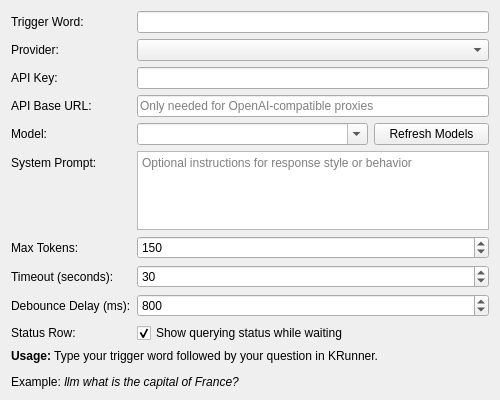
<?xml version="1.0" encoding="UTF-8"?>
<ui version="4.0">
 <class>LLMConfigWidget</class>
 <widget class="QWidget" name="LLMConfigWidget">
  <property name="geometry">
   <rect>
    <x>0</x>
    <y>0</y>
    <width>500</width>
    <height>400</height>
   </rect>
  </property>
  <layout class="QFormLayout" name="formLayout">
   <item row="0" column="0">
    <widget class="QLabel" name="triggerWordLabel">
     <property name="text">
      <string>Trigger Word:</string>
     </property>
    </widget>
   </item>
   <item row="0" column="1">
    <widget class="QLineEdit" name="triggerWordEdit">
     <property name="toolTip">
      <string>The word to trigger the LLM runner (e.g., 'llm')</string>
     </property>
    </widget>
   </item>
   <item row="1" column="0">
    <widget class="QLabel" name="providerLabel">
     <property name="text">
      <string>Provider:</string>
     </property>
    </widget>
   </item>
   <item row="1" column="1">
    <widget class="QComboBox" name="providerCombo">
     <property name="toolTip">
      <string>Select your LLM provider</string>
     </property>
    </widget>
   </item>
   <item row="2" column="0">
    <widget class="QLabel" name="apiKeyLabel">
     <property name="text">
      <string>API Key:</string>
     </property>
    </widget>
   </item>
   <item row="2" column="1">
    <widget class="QLineEdit" name="apiKeyEdit">
     <property name="echoMode">
      <enum>QLineEdit::Password</enum>
     </property>
     <property name="toolTip">
      <string>Your API key from the provider</string>
     </property>
    </widget>
   </item>
   <item row="3" column="0">
    <widget class="QLabel" name="apiBaseLabel">
     <property name="text">
      <string>API Base URL:</string>
     </property>
    </widget>
   </item>
   <item row="3" column="1">
    <widget class="QLineEdit" name="apiBaseEdit">
     <property name="placeholderText">
      <string>Only needed for OpenAI-compatible proxies</string>
     </property>
     <property name="toolTip">
      <string>Base URL for OpenAI-compatible APIs. Use the /v1 base URL or the full /v1/chat/completions endpoint.</string>
     </property>
    </widget>
   </item>
   <item row="4" column="0">
    <widget class="QLabel" name="modelLabel">
     <property name="text">
      <string>Model:</string>
     </property>
   </widget>
   </item>
   <item row="4" column="1">
    <layout class="QHBoxLayout" name="modelLayout">
     <item>
      <widget class="QComboBox" name="modelCombo">
       <property name="sizePolicy">
        <sizepolicy hsizetype="Expanding" vsizetype="Fixed">
         <horstretch>2</horstretch>
         <verstretch>0</verstretch>
        </sizepolicy>
       </property>
       <property name="editable">
        <bool>true</bool>
       </property>
       <property name="toolTip">
        <string>The model to use (e.g., gpt-4, claude-3-5-sonnet-20241022)</string>
       </property>
      </widget>
     </item>
     <item>
      <widget class="QPushButton" name="refreshModelsButton">
       <property name="sizePolicy">
        <sizepolicy hsizetype="Expanding" vsizetype="Fixed">
         <horstretch>1</horstretch>
         <verstretch>0</verstretch>
        </sizepolicy>
       </property>
       <property name="text">
        <string>Refresh Models</string>
       </property>
       <property name="toolTip">
        <string>Fetch models from supported providers</string>
       </property>
      </widget>
     </item>
    </layout>
   </item>
   <item row="5" column="0">
    <widget class="QLabel" name="systemPromptLabel">
     <property name="text">
      <string>System Prompt:</string>
     </property>
    </widget>
   </item>
   <item row="5" column="1">
    <widget class="QPlainTextEdit" name="systemPromptEdit">
     <property name="maximumSize">
      <size>
       <width>16777215</width>
       <height>90</height>
      </size>
     </property>
     <property name="placeholderText">
      <string>Optional instructions for response style or behavior</string>
     </property>
     <property name="toolTip">
      <string>Optional system prompt sent with each request</string>
     </property>
    </widget>
   </item>
   <item row="6" column="0">
    <widget class="QLabel" name="maxTokensLabel">
     <property name="text">
      <string>Max Tokens:</string>
     </property>
    </widget>
   </item>
   <item row="6" column="1">
    <widget class="QSpinBox" name="maxTokensSpin">
     <property name="minimum">
      <number>50</number>
     </property>
     <property name="maximum">
      <number>4000</number>
     </property>
     <property name="value">
      <number>150</number>
     </property>
     <property name="toolTip">
      <string>Maximum number of tokens in the response</string>
     </property>
    </widget>
   </item>
   <item row="7" column="0">
    <widget class="QLabel" name="timeoutLabel">
     <property name="text">
      <string>Timeout (seconds):</string>
     </property>
    </widget>
   </item>
   <item row="7" column="1">
    <widget class="QSpinBox" name="timeoutSpin">
     <property name="minimum">
      <number>5</number>
     </property>
     <property name="maximum">
      <number>120</number>
     </property>
     <property name="value">
      <number>30</number>
     </property>
     <property name="toolTip">
      <string>Request timeout in seconds</string>
     </property>
    </widget>
   </item>
   <item row="8" column="0">
    <widget class="QLabel" name="debounceDelayLabel">
     <property name="text">
      <string>Debounce Delay (ms):</string>
     </property>
    </widget>
   </item>
   <item row="8" column="1">
    <widget class="QSpinBox" name="debounceDelaySpin">
     <property name="minimum">
      <number>0</number>
     </property>
     <property name="maximum">
      <number>5000</number>
     </property>
     <property name="value">
      <number>800</number>
     </property>
     <property name="toolTip">
      <string>Delay before sending query to LLM after user stops typing (in milliseconds)</string>
     </property>
    </widget>
   </item>
   <item row="9" column="0">
    <widget class="QLabel" name="statusRowLabel">
     <property name="text">
      <string>Status Row:</string>
     </property>
    </widget>
   </item>
   <item row="9" column="1">
    <widget class="QCheckBox" name="showQueryingStatusCheck">
     <property name="text">
      <string>Show querying status while waiting</string>
     </property>
     <property name="checked">
      <bool>true</bool>
     </property>
     <property name="toolTip">
      <string>Show a temporary Querying LLM row before the response is ready</string>
     </property>
    </widget>
   </item>
   <item row="10" column="0" colspan="2">
    <widget class="QLabel" name="infoLabel">
     <property name="text">
      <string>&lt;html&gt;&lt;body&gt;&lt;p&gt;&lt;b&gt;Usage:&lt;/b&gt; Type your trigger word followed by your question in KRunner.&lt;/p&gt;&lt;p&gt;Example: &lt;i&gt;llm what is the capital of France?&lt;/i&gt;&lt;/p&gt;&lt;/body&gt;&lt;/html&gt;</string>
     </property>
     <property name="wordWrap">
      <bool>true</bool>
     </property>
    </widget>
   </item>
  </layout>
 </widget>
 <resources/>
 <connections/>
</ui>
